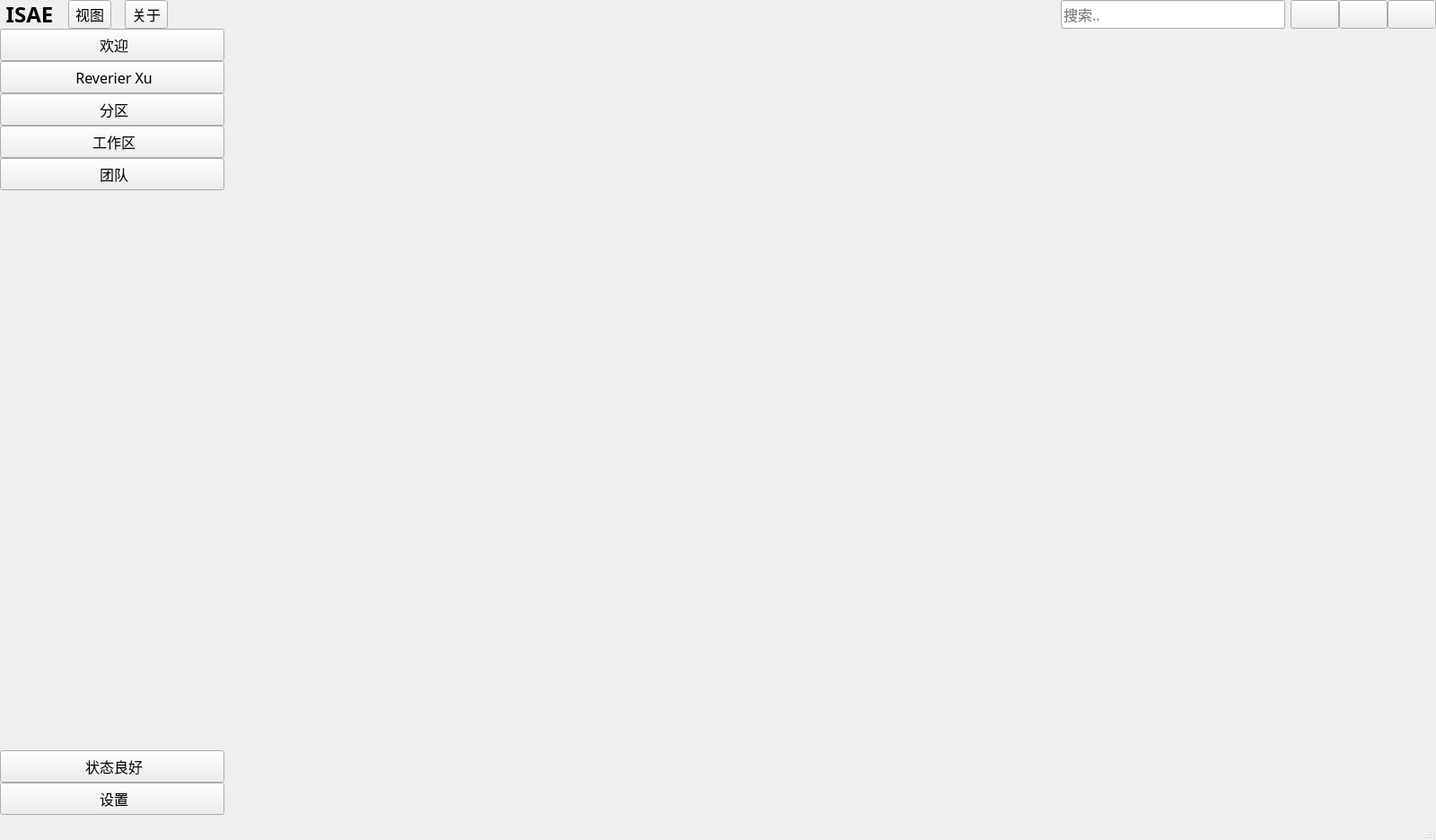
<?xml version="1.0" encoding="UTF-8"?>
<ui version="4.0">
 <class>MainWindow</class>
 <widget class="QMainWindow" name="MainWindow">
  <property name="geometry">
   <rect>
    <x>0</x>
    <y>0</y>
    <width>1600</width>
    <height>936</height>
   </rect>
  </property>
  <property name="minimumSize">
   <size>
    <width>600</width>
    <height>300</height>
   </size>
  </property>
  <property name="font">
   <font>
    <family>文泉驿等宽微米黑</family>
    <pointsize>18</pointsize>
    <weight>50</weight>
    <italic>false</italic>
    <bold>false</bold>
   </font>
  </property>
  <property name="acceptDrops">
   <bool>true</bool>
  </property>
  <property name="windowTitle">
   <string>MainWindow</string>
  </property>
  <property name="styleSheet">
   <string notr="true"/>
  </property>
  <property name="animated">
   <bool>true</bool>
  </property>
  <widget class="QWidget" name="centralwidget">
   <property name="styleSheet">
    <string notr="true"/>
   </property>
   <layout class="QVBoxLayout" name="mainLayout">
    <property name="spacing">
     <number>0</number>
    </property>
    <property name="leftMargin">
     <number>0</number>
    </property>
    <property name="topMargin">
     <number>0</number>
    </property>
    <property name="rightMargin">
     <number>0</number>
    </property>
    <property name="bottomMargin">
     <number>0</number>
    </property>
    <item>
     <widget class="QWidget" name="titleWidget" native="true">
      <property name="minimumSize">
       <size>
        <width>0</width>
        <height>32</height>
       </size>
      </property>
      <property name="maximumSize">
       <size>
        <width>16777215</width>
        <height>32</height>
       </size>
      </property>
      <property name="styleSheet">
       <string notr="true"/>
      </property>
      <layout class="QHBoxLayout" name="titleLayout">
       <property name="leftMargin">
        <number>5</number>
       </property>
       <property name="topMargin">
        <number>0</number>
       </property>
       <property name="rightMargin">
        <number>0</number>
       </property>
       <property name="bottomMargin">
        <number>0</number>
       </property>
       <item>
        <layout class="QHBoxLayout" name="menuLayout">
         <property name="spacing">
          <number>15</number>
         </property>
         <item>
          <widget class="QLabel" name="isaeLabel">
           <property name="enabled">
            <bool>true</bool>
           </property>
           <property name="minimumSize">
            <size>
             <width>56</width>
             <height>26</height>
            </size>
           </property>
           <property name="maximumSize">
            <size>
             <width>100</width>
             <height>26</height>
            </size>
           </property>
           <property name="font">
            <font>
             <family>Earth Orbiter</family>
             <pointsize>18</pointsize>
             <weight>75</weight>
             <italic>false</italic>
             <bold>true</bold>
             <stylestrategy>PreferDefault</stylestrategy>
             <kerning>true</kerning>
            </font>
           </property>
           <property name="toolTip">
            <string>欢迎使用ISAE!</string>
           </property>
           <property name="styleSheet">
            <string notr="true"/>
           </property>
           <property name="text">
            <string>ISAE</string>
           </property>
           <property name="scaledContents">
            <bool>false</bool>
           </property>
           <property name="alignment">
            <set>Qt::AlignCenter</set>
           </property>
          </widget>
         </item>
         <item>
          <widget class="MenuButton" name="viewButton">
           <property name="minimumSize">
            <size>
             <width>32</width>
             <height>32</height>
            </size>
           </property>
           <property name="maximumSize">
            <size>
             <width>100</width>
             <height>32</height>
            </size>
           </property>
           <property name="font">
            <font>
             <family>文泉驿等宽微米黑</family>
             <pointsize>12</pointsize>
             <weight>50</weight>
             <italic>false</italic>
             <bold>false</bold>
            </font>
           </property>
           <property name="styleSheet">
            <string notr="true"/>
           </property>
           <property name="text">
            <string>视图</string>
           </property>
          </widget>
         </item>
         <item>
          <widget class="MenuButton" name="aboutButton">
           <property name="minimumSize">
            <size>
             <width>32</width>
             <height>32</height>
            </size>
           </property>
           <property name="maximumSize">
            <size>
             <width>100</width>
             <height>32</height>
            </size>
           </property>
           <property name="font">
            <font>
             <family>文泉驿等宽微米黑</family>
             <pointsize>12</pointsize>
             <weight>50</weight>
             <italic>false</italic>
             <bold>false</bold>
            </font>
           </property>
           <property name="styleSheet">
            <string notr="true"/>
           </property>
           <property name="text">
            <string>关于</string>
           </property>
          </widget>
         </item>
         <item>
          <widget class="QWidget" name="widget" native="true">
           <property name="sizePolicy">
            <sizepolicy hsizetype="Expanding" vsizetype="Preferred">
             <horstretch>0</horstretch>
             <verstretch>0</verstretch>
            </sizepolicy>
           </property>
          </widget>
         </item>
         <item>
          <widget class="QLineEdit" name="globalSearchBar">
           <property name="minimumSize">
            <size>
             <width>250</width>
             <height>32</height>
            </size>
           </property>
           <property name="maximumSize">
            <size>
             <width>250</width>
             <height>32</height>
            </size>
           </property>
           <property name="font">
            <font>
             <family>文泉驿等宽微米黑</family>
             <pointsize>12</pointsize>
             <weight>50</weight>
             <italic>false</italic>
             <bold>false</bold>
            </font>
           </property>
           <property name="toolTip">
            <string>全局搜索, 告诉我你想要干什么..</string>
           </property>
           <property name="styleSheet">
            <string notr="true"/>
           </property>
           <property name="dragEnabled">
            <bool>true</bool>
           </property>
           <property name="placeholderText">
            <string>搜索..</string>
           </property>
           <property name="cursorMoveStyle">
            <enum>Qt::VisualMoveStyle</enum>
           </property>
           <property name="clearButtonEnabled">
            <bool>true</bool>
           </property>
          </widget>
         </item>
        </layout>
       </item>
       <item>
        <layout class="QHBoxLayout" name="windowControlLayout">
         <property name="spacing">
          <number>0</number>
         </property>
         <item>
          <widget class="QPushButton" name="miniButton">
           <property name="minimumSize">
            <size>
             <width>54</width>
             <height>32</height>
            </size>
           </property>
           <property name="maximumSize">
            <size>
             <width>54</width>
             <height>32</height>
            </size>
           </property>
           <property name="toolTip">
            <string>最小化</string>
           </property>
           <property name="styleSheet">
            <string notr="true"/>
           </property>
           <property name="text">
            <string/>
           </property>
           <property name="icon">
            <iconset resource="Resources.qrc">
             <normaloff>:/imgs/assets/mini.svg</normaloff>:/imgs/assets/mini.svg</iconset>
           </property>
          </widget>
         </item>
         <item>
          <widget class="QPushButton" name="maxButton">
           <property name="minimumSize">
            <size>
             <width>54</width>
             <height>32</height>
            </size>
           </property>
           <property name="maximumSize">
            <size>
             <width>54</width>
             <height>32</height>
            </size>
           </property>
           <property name="toolTip">
            <string>最大化/恢复</string>
           </property>
           <property name="styleSheet">
            <string notr="true"/>
           </property>
           <property name="text">
            <string/>
           </property>
           <property name="icon">
            <iconset resource="Resources.qrc">
             <normaloff>:/imgs/assets/max.svg</normaloff>:/imgs/assets/max.svg</iconset>
           </property>
          </widget>
         </item>
         <item>
          <widget class="QPushButton" name="closeButton">
           <property name="minimumSize">
            <size>
             <width>54</width>
             <height>32</height>
            </size>
           </property>
           <property name="maximumSize">
            <size>
             <width>54</width>
             <height>32</height>
            </size>
           </property>
           <property name="toolTip">
            <string>退出ISAE</string>
           </property>
           <property name="styleSheet">
            <string notr="true"/>
           </property>
           <property name="text">
            <string/>
           </property>
           <property name="icon">
            <iconset resource="Resources.qrc">
             <normaloff>:/imgs/assets/close.svg</normaloff>:/imgs/assets/close.svg</iconset>
           </property>
           <property name="iconSize">
            <size>
             <width>24</width>
             <height>24</height>
            </size>
           </property>
          </widget>
         </item>
        </layout>
       </item>
      </layout>
     </widget>
    </item>
    <item>
     <layout class="QHBoxLayout" name="appLayout">
      <property name="spacing">
       <number>0</number>
      </property>
      <item>
       <widget class="QWidget" name="sidebarWidget" native="true">
        <property name="sizePolicy">
         <sizepolicy hsizetype="Fixed" vsizetype="Preferred">
          <horstretch>0</horstretch>
          <verstretch>0</verstretch>
         </sizepolicy>
        </property>
        <property name="minimumSize">
         <size>
          <width>0</width>
          <height>370</height>
         </size>
        </property>
        <property name="maximumSize">
         <size>
          <width>250</width>
          <height>16777215</height>
         </size>
        </property>
        <property name="styleSheet">
         <string notr="true"/>
        </property>
        <layout class="QVBoxLayout" name="sidebarLayout">
         <property name="spacing">
          <number>0</number>
         </property>
         <property name="leftMargin">
          <number>0</number>
         </property>
         <property name="topMargin">
          <number>0</number>
         </property>
         <property name="rightMargin">
          <number>0</number>
         </property>
         <property name="bottomMargin">
          <number>0</number>
         </property>
         <item>
          <widget class="QPushButton" name="welcomeButton">
           <property name="minimumSize">
            <size>
             <width>0</width>
             <height>36</height>
            </size>
           </property>
           <property name="maximumSize">
            <size>
             <width>16777215</width>
             <height>36</height>
            </size>
           </property>
           <property name="font">
            <font>
             <family>文泉驿等宽微米黑</family>
             <pointsize>12</pointsize>
             <weight>50</weight>
             <italic>false</italic>
             <bold>false</bold>
            </font>
           </property>
           <property name="toolTip">
            <string>点击可以最小化/恢复侧边栏</string>
           </property>
           <property name="layoutDirection">
            <enum>Qt::LeftToRight</enum>
           </property>
           <property name="styleSheet">
            <string notr="true"/>
           </property>
           <property name="text">
            <string> 欢迎</string>
           </property>
           <property name="icon">
            <iconset resource="Resources.qrc">
             <normaloff>:/imgs/assets/menu.svg</normaloff>:/imgs/assets/menu.svg</iconset>
           </property>
           <property name="iconSize">
            <size>
             <width>24</width>
             <height>24</height>
            </size>
           </property>
           <property name="shortcut">
            <string>Alt+O</string>
           </property>
           <property name="flat">
            <bool>false</bool>
           </property>
          </widget>
         </item>
         <item>
          <widget class="QPushButton" name="clientButton">
           <property name="sizePolicy">
            <sizepolicy hsizetype="Minimum" vsizetype="Fixed">
             <horstretch>0</horstretch>
             <verstretch>0</verstretch>
            </sizepolicy>
           </property>
           <property name="minimumSize">
            <size>
             <width>0</width>
             <height>36</height>
            </size>
           </property>
           <property name="maximumSize">
            <size>
             <width>16777215</width>
             <height>36</height>
            </size>
           </property>
           <property name="font">
            <font>
             <family>文泉驿等宽微米黑</family>
             <pointsize>12</pointsize>
             <weight>50</weight>
             <italic>false</italic>
             <bold>false</bold>
            </font>
           </property>
           <property name="styleSheet">
            <string notr="true"/>
           </property>
           <property name="text">
            <string> Reverier Xu</string>
           </property>
           <property name="icon">
            <iconset resource="Resources.qrc">
             <normaloff>:/imgs/assets/online.svg</normaloff>:/imgs/assets/online.svg</iconset>
           </property>
           <property name="iconSize">
            <size>
             <width>24</width>
             <height>24</height>
            </size>
           </property>
          </widget>
         </item>
         <item>
          <widget class="QPushButton" name="appsButton">
           <property name="minimumSize">
            <size>
             <width>0</width>
             <height>36</height>
            </size>
           </property>
           <property name="maximumSize">
            <size>
             <width>16777215</width>
             <height>36</height>
            </size>
           </property>
           <property name="font">
            <font>
             <family>文泉驿等宽微米黑</family>
             <pointsize>12</pointsize>
             <weight>50</weight>
             <italic>false</italic>
             <bold>false</bold>
            </font>
           </property>
           <property name="styleSheet">
            <string notr="true"/>
           </property>
           <property name="text">
            <string> 分区</string>
           </property>
           <property name="icon">
            <iconset resource="Resources.qrc">
             <normaloff>:/imgs/assets/apps.svg</normaloff>:/imgs/assets/apps.svg</iconset>
           </property>
           <property name="iconSize">
            <size>
             <width>24</width>
             <height>24</height>
            </size>
           </property>
          </widget>
         </item>
         <item>
          <widget class="QWidget" name="appsArea" native="true">
           <property name="styleSheet">
            <string notr="true"/>
           </property>
           <layout class="QVBoxLayout" name="appsLayout">
            <property name="spacing">
             <number>0</number>
            </property>
            <property name="leftMargin">
             <number>0</number>
            </property>
            <property name="topMargin">
             <number>0</number>
            </property>
            <property name="rightMargin">
             <number>0</number>
            </property>
            <property name="bottomMargin">
             <number>0</number>
            </property>
           </layout>
          </widget>
         </item>
         <item>
          <widget class="QPushButton" name="workspaceButton">
           <property name="minimumSize">
            <size>
             <width>0</width>
             <height>36</height>
            </size>
           </property>
           <property name="maximumSize">
            <size>
             <width>16777215</width>
             <height>36</height>
            </size>
           </property>
           <property name="font">
            <font>
             <family>文泉驿等宽微米黑</family>
             <pointsize>12</pointsize>
             <weight>50</weight>
             <italic>false</italic>
             <bold>false</bold>
            </font>
           </property>
           <property name="styleSheet">
            <string notr="true"/>
           </property>
           <property name="text">
            <string> 工作区</string>
           </property>
           <property name="icon">
            <iconset resource="Resources.qrc">
             <normaloff>:/imgs/assets/workspace.svg</normaloff>:/imgs/assets/workspace.svg</iconset>
           </property>
           <property name="iconSize">
            <size>
             <width>24</width>
             <height>24</height>
            </size>
           </property>
          </widget>
         </item>
         <item>
          <widget class="QWidget" name="workspaceArea" native="true">
           <property name="styleSheet">
            <string notr="true"/>
           </property>
           <layout class="QVBoxLayout" name="verticalLayout_2">
            <property name="spacing">
             <number>0</number>
            </property>
            <property name="leftMargin">
             <number>0</number>
            </property>
            <property name="topMargin">
             <number>0</number>
            </property>
            <property name="rightMargin">
             <number>0</number>
            </property>
            <property name="bottomMargin">
             <number>0</number>
            </property>
           </layout>
          </widget>
         </item>
         <item>
          <widget class="QPushButton" name="teamButton">
           <property name="minimumSize">
            <size>
             <width>0</width>
             <height>36</height>
            </size>
           </property>
           <property name="maximumSize">
            <size>
             <width>16777215</width>
             <height>36</height>
            </size>
           </property>
           <property name="font">
            <font>
             <family>文泉驿等宽微米黑</family>
             <pointsize>12</pointsize>
             <weight>50</weight>
             <italic>false</italic>
             <bold>false</bold>
            </font>
           </property>
           <property name="styleSheet">
            <string notr="true"/>
           </property>
           <property name="text">
            <string> 团队</string>
           </property>
           <property name="icon">
            <iconset resource="Resources.qrc">
             <normaloff>:/imgs/assets/team.svg</normaloff>:/imgs/assets/team.svg</iconset>
           </property>
           <property name="iconSize">
            <size>
             <width>24</width>
             <height>24</height>
            </size>
           </property>
          </widget>
         </item>
         <item>
          <widget class="QWidget" name="teamArea" native="true">
           <property name="styleSheet">
            <string notr="true"/>
           </property>
           <layout class="QVBoxLayout" name="workspaceLayout">
            <property name="spacing">
             <number>0</number>
            </property>
            <property name="leftMargin">
             <number>0</number>
            </property>
            <property name="topMargin">
             <number>0</number>
            </property>
            <property name="rightMargin">
             <number>0</number>
            </property>
            <property name="bottomMargin">
             <number>0</number>
            </property>
           </layout>
          </widget>
         </item>
         <item>
          <spacer name="verticalSpacer">
           <property name="orientation">
            <enum>Qt::Vertical</enum>
           </property>
           <property name="sizeHint" stdset="0">
            <size>
             <width>1</width>
             <height>1</height>
            </size>
           </property>
          </spacer>
         </item>
         <item>
          <widget class="QPushButton" name="statusButton">
           <property name="minimumSize">
            <size>
             <width>0</width>
             <height>36</height>
            </size>
           </property>
           <property name="maximumSize">
            <size>
             <width>16777215</width>
             <height>36</height>
            </size>
           </property>
           <property name="font">
            <font>
             <family>文泉驿等宽微米黑</family>
             <pointsize>12</pointsize>
             <weight>50</weight>
             <italic>false</italic>
             <bold>false</bold>
            </font>
           </property>
           <property name="styleSheet">
            <string notr="true"/>
           </property>
           <property name="text">
            <string> 状态良好</string>
           </property>
           <property name="icon">
            <iconset resource="Resources.qrc">
             <normaloff>:/imgs/assets/ok.svg</normaloff>:/imgs/assets/ok.svg</iconset>
           </property>
           <property name="iconSize">
            <size>
             <width>24</width>
             <height>24</height>
            </size>
           </property>
          </widget>
         </item>
         <item>
          <widget class="QPushButton" name="settingsButton">
           <property name="minimumSize">
            <size>
             <width>0</width>
             <height>36</height>
            </size>
           </property>
           <property name="maximumSize">
            <size>
             <width>16777215</width>
             <height>36</height>
            </size>
           </property>
           <property name="font">
            <font>
             <family>文泉驿等宽微米黑</family>
             <pointsize>12</pointsize>
             <weight>50</weight>
             <italic>false</italic>
             <bold>false</bold>
            </font>
           </property>
           <property name="styleSheet">
            <string notr="true"/>
           </property>
           <property name="text">
            <string> 设置</string>
           </property>
           <property name="icon">
            <iconset resource="Resources.qrc">
             <normaloff>:/imgs/assets/settings.svg</normaloff>:/imgs/assets/settings.svg</iconset>
           </property>
           <property name="iconSize">
            <size>
             <width>24</width>
             <height>24</height>
            </size>
           </property>
           <property name="shortcut">
            <string>Ctrl+Alt+S</string>
           </property>
          </widget>
         </item>
        </layout>
       </widget>
      </item>
      <item>
       <widget class="ads::CDockManager" name="MainDock" native="true">
        <property name="toolTip">
         <string/>
        </property>
        <property name="statusTip">
         <string/>
        </property>
        <property name="styleSheet">
         <string notr="true"/>
        </property>
       </widget>
      </item>
     </layout>
    </item>
   </layout>
  </widget>
  <widget class="QStatusBar" name="statusBar">
   <property name="minimumSize">
    <size>
     <width>0</width>
     <height>28</height>
    </size>
   </property>
   <property name="maximumSize">
    <size>
     <width>16777215</width>
     <height>28</height>
    </size>
   </property>
   <property name="font">
    <font>
     <family>文泉驿等宽微米黑</family>
     <pointsize>18</pointsize>
     <weight>50</weight>
     <italic>false</italic>
     <bold>false</bold>
    </font>
   </property>
  </widget>
 </widget>
 <customwidgets>
  <customwidget>
   <class>ads::CDockManager</class>
   <extends>QWidget</extends>
   <header location="global">DockManager.h</header>
   <container>1</container>
  </customwidget>
  <customwidget>
   <class>MenuButton</class>
   <extends>QToolButton</extends>
   <header location="global">menubutton.h</header>
  </customwidget>
 </customwidgets>
 <resources>
  <include location="Resources.qrc"/>
 </resources>
 <connections>
  <connection>
   <sender>miniButton</sender>
   <signal>clicked()</signal>
   <receiver>MainWindow</receiver>
   <slot>showMinimized()</slot>
   <hints>
    <hint type="sourcelabel">
     <x>1463</x>
     <y>16</y>
    </hint>
    <hint type="destinationlabel">
     <x>799</x>
     <y>467</y>
    </hint>
   </hints>
  </connection>
  <connection>
   <sender>closeButton</sender>
   <signal>clicked()</signal>
   <receiver>MainWindow</receiver>
   <slot>close()</slot>
   <hints>
    <hint type="sourcelabel">
     <x>1571</x>
     <y>16</y>
    </hint>
    <hint type="destinationlabel">
     <x>799</x>
     <y>467</y>
    </hint>
   </hints>
  </connection>
 </connections>
</ui>
